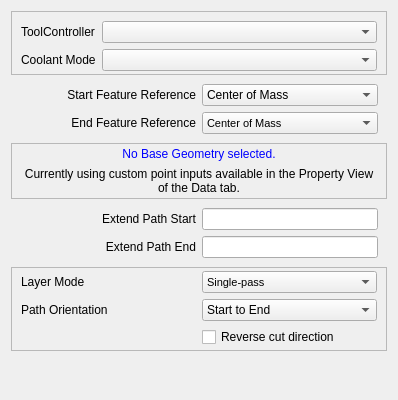
<?xml version="1.0" encoding="UTF-8"?>
<ui version="4.0">
 <class>Form</class>
 <widget class="QWidget" name="Form">
  <property name="geometry">
   <rect>
    <x>0</x>
    <y>0</y>
    <width>398</width>
    <height>400</height>
   </rect>
  </property>
  <property name="windowTitle">
   <string>Form</string>
  </property>
  <property name="styleSheet">
   <string notr="true"/>
  </property>
  <layout class="QVBoxLayout" name="verticalLayout">
   <item>
    <widget class="QFrame" name="toolOptions">
     <property name="frameShape">
      <enum>QFrame::StyledPanel</enum>
     </property>
     <property name="frameShadow">
      <enum>QFrame::Raised</enum>
     </property>
     <layout class="QFormLayout" name="formLayout">
      <property name="bottomMargin">
       <number>3</number>
      </property>
      <item row="0" column="0">
       <widget class="QLabel" name="toolController_label">
        <property name="text">
         <string>ToolController</string>
        </property>
       </widget>
      </item>
      <item row="0" column="1">
       <widget class="QComboBox" name="toolController">
        <property name="toolTip">
         <string>&lt;html&gt;&lt;head/&gt;&lt;body&gt;&lt;p&gt;The tool and its settings to be used for this operation.&lt;/p&gt;&lt;/body&gt;&lt;/html&gt;</string>
        </property>
       </widget>
      </item>
      <item row="1" column="1">
       <widget class="QComboBox" name="coolantController"/>
      </item>
      <item row="1" column="0">
       <widget class="QLabel" name="coolantController_label">
        <property name="text">
         <string>Coolant Mode</string>
        </property>
       </widget>
      </item>
     </layout>
    </widget>
   </item>
   <item>
    <widget class="QFrame" name="featureReferences">
     <layout class="QGridLayout" name="gridLayout_3">
      <property name="topMargin">
       <number>3</number>
      </property>
      <property name="bottomMargin">
       <number>3</number>
      </property>
      <item row="0" column="1">
       <widget class="QComboBox" name="geo1Reference">
        <property name="enabled">
         <bool>true</bool>
        </property>
        <property name="sizePolicy">
         <sizepolicy hsizetype="Preferred" vsizetype="Fixed">
          <horstretch>0</horstretch>
          <verstretch>0</verstretch>
         </sizepolicy>
        </property>
        <property name="toolTip">
         <string notr="true">&lt;html&gt;&lt;head/&gt;&lt;body&gt;&lt;p&gt;Choose what point to use on the first selected feature.&lt;/p&gt;&lt;/body&gt;&lt;/html&gt;</string>
        </property>
        <property name="editable">
         <bool>false</bool>
        </property>
        <item>
         <property name="text">
          <string>Center of Mass</string>
         </property>
        </item>
        <item>
         <property name="text">
          <string>Center of BoundBox</string>
         </property>
        </item>
        <item>
         <property name="text">
          <string>Lowest Point</string>
         </property>
        </item>
        <item>
         <property name="text">
          <string>Highest Point</string>
         </property>
        </item>
        <item>
         <property name="text">
          <string>Long Edge</string>
         </property>
        </item>
        <item>
         <property name="text">
          <string>Short Edge</string>
         </property>
        </item>
        <item>
         <property name="text">
          <string>Vertex</string>
         </property>
        </item>
       </widget>
      </item>
      <item row="0" column="0">
       <widget class="QLabel" name="geo1Reference_label">
        <property name="text">
         <string>Start Feature Reference</string>
        </property>
        <property name="alignment">
         <set>Qt::AlignRight|Qt::AlignTrailing|Qt::AlignVCenter</set>
        </property>
       </widget>
      </item>
      <item row="1" column="0">
       <widget class="QLabel" name="geo2Reference_label">
        <property name="sizePolicy">
         <sizepolicy hsizetype="Preferred" vsizetype="Preferred">
          <horstretch>0</horstretch>
          <verstretch>0</verstretch>
         </sizepolicy>
        </property>
        <property name="text">
         <string>End Feature Reference</string>
        </property>
        <property name="alignment">
         <set>Qt::AlignRight|Qt::AlignTrailing|Qt::AlignVCenter</set>
        </property>
       </widget>
      </item>
      <item row="1" column="1">
       <widget class="QComboBox" name="geo2Reference">
        <property name="sizePolicy">
         <sizepolicy hsizetype="Preferred" vsizetype="Fixed">
          <horstretch>0</horstretch>
          <verstretch>0</verstretch>
         </sizepolicy>
        </property>
        <property name="font">
         <font>
          <pointsize>8</pointsize>
         </font>
        </property>
        <property name="toolTip">
         <string notr="true">&lt;html&gt;&lt;head/&gt;&lt;body&gt;&lt;p&gt;Choose what point to use on the second selected feature.&lt;/p&gt;&lt;/body&gt;&lt;/html&gt;</string>
        </property>
        <property name="editable">
         <bool>false</bool>
        </property>
        <item>
         <property name="text">
          <string>Center of Mass</string>
         </property>
        </item>
        <item>
         <property name="text">
          <string>Center of BoundBox</string>
         </property>
        </item>
        <item>
         <property name="text">
          <string>Lowest Point</string>
         </property>
        </item>
        <item>
         <property name="text">
          <string>Highest Point</string>
         </property>
        </item>
        <item>
         <property name="text">
          <string>Vertex</string>
         </property>
        </item>
       </widget>
      </item>
     </layout>
    </widget>
   </item>
   <item>
    <widget class="QFrame" name="customPoints">
     <property name="frameShape">
      <enum>QFrame::StyledPanel</enum>
     </property>
     <property name="frameShadow">
      <enum>QFrame::Raised</enum>
     </property>
     <layout class="QVBoxLayout" name="verticalLayout_2">
      <property name="topMargin">
       <number>3</number>
      </property>
      <property name="bottomMargin">
       <number>3</number>
      </property>
      <item>
       <widget class="QLabel" name="noBaseGeometry">
        <property name="font">
         <font>
          <pointsize>9</pointsize>
          <weight>50</weight>
          <bold>false</bold>
         </font>
        </property>
        <property name="toolTip">
         <string>&lt;html&gt;&lt;head/&gt;&lt;body&gt;&lt;p&gt;No Base Geometry selected.&lt;/p&gt;&lt;/body&gt;&lt;/html&gt;</string>
        </property>
        <property name="styleSheet">
         <string notr="true">color:blue</string>
        </property>
        <property name="text">
         <string>No Base Geometry selected.</string>
        </property>
        <property name="alignment">
         <set>Qt::AlignCenter</set>
        </property>
        <property name="wordWrap">
         <bool>true</bool>
        </property>
       </widget>
      </item>
      <item>
       <widget class="QLabel" name="usingCustomPoints">
        <property name="toolTip">
         <string>&lt;html&gt;&lt;head/&gt;&lt;body&gt;&lt;p&gt;Currently using custom point inputs in the Property View of the Data tab.&lt;/p&gt;&lt;/body&gt;&lt;/html&gt;</string>
        </property>
        <property name="text">
         <string>Currently using custom point inputs available in the Property View of the Data tab.</string>
        </property>
        <property name="alignment">
         <set>Qt::AlignCenter</set>
        </property>
        <property name="wordWrap">
         <bool>true</bool>
        </property>
       </widget>
      </item>
     </layout>
    </widget>
   </item>
   <item>
    <widget class="QFrame" name="extendPath">
     <layout class="QGridLayout" name="gridLayout_2">
      <property name="topMargin">
       <number>3</number>
      </property>
      <property name="bottomMargin">
       <number>3</number>
      </property>
      <item row="3" column="0">
       <widget class="QLabel" name="geo2Extensionlabel">
        <property name="text">
         <string>Extend Path End</string>
        </property>
        <property name="alignment">
         <set>Qt::AlignRight|Qt::AlignTrailing|Qt::AlignVCenter</set>
        </property>
       </widget>
      </item>
      <item row="3" column="1">
       <widget class="Gui::InputField" name="geo2Extension">
        <property name="sizePolicy">
         <sizepolicy hsizetype="Preferred" vsizetype="Fixed">
          <horstretch>0</horstretch>
          <verstretch>0</verstretch>
         </sizepolicy>
        </property>
        <property name="toolTip">
         <string>&lt;html&gt;&lt;head/&gt;&lt;body&gt;&lt;p&gt;Positive extends the end of the path, negative shortens.&lt;/p&gt;&lt;/body&gt;&lt;/html&gt;</string>
        </property>
        <property name="unit" stdset="0">
         <string notr="true"/>
        </property>
       </widget>
      </item>
      <item row="0" column="1">
       <widget class="Gui::InputField" name="geo1Extension">
        <property name="sizePolicy">
         <sizepolicy hsizetype="Preferred" vsizetype="Fixed">
          <horstretch>0</horstretch>
          <verstretch>0</verstretch>
         </sizepolicy>
        </property>
        <property name="toolTip">
         <string>&lt;html&gt;&lt;head/&gt;&lt;body&gt;&lt;p&gt;Positive extends the beginning of the path, negative shortens.&lt;/p&gt;&lt;/body&gt;&lt;/html&gt;</string>
        </property>
        <property name="unit" stdset="0">
         <string notr="true"/>
        </property>
       </widget>
      </item>
      <item row="0" column="0">
       <widget class="QLabel" name="geo1Extension_label">
        <property name="sizePolicy">
         <sizepolicy hsizetype="Preferred" vsizetype="Preferred">
          <horstretch>0</horstretch>
          <verstretch>0</verstretch>
         </sizepolicy>
        </property>
        <property name="text">
         <string>Extend Path Start</string>
        </property>
        <property name="alignment">
         <set>Qt::AlignRight|Qt::AlignTrailing|Qt::AlignVCenter</set>
        </property>
       </widget>
      </item>
     </layout>
    </widget>
   </item>
   <item>
    <widget class="QFrame" name="pathOptions">
     <property name="frameShape">
      <enum>QFrame::StyledPanel</enum>
     </property>
     <property name="frameShadow">
      <enum>QFrame::Raised</enum>
     </property>
     <layout class="QGridLayout" name="gridLayout">
      <property name="topMargin">
       <number>3</number>
      </property>
      <property name="bottomMargin">
       <number>3</number>
      </property>
      <item row="0" column="0">
       <widget class="QLabel" name="layerMode_label">
        <property name="text">
         <string>Layer Mode</string>
        </property>
       </widget>
      </item>
      <item row="1" column="1">
       <widget class="QComboBox" name="pathOrientation">
        <property name="toolTip">
         <string notr="true">&lt;html&gt;&lt;head/&gt;&lt;body&gt;&lt;p&gt;Choose the path orientation with regard to the feature(s) selected.&lt;/p&gt;&lt;/body&gt;&lt;/html&gt;</string>
        </property>
        <item>
         <property name="text">
          <string>Start to End</string>
         </property>
        </item>
        <item>
         <property name="text">
          <string>Perpendicular</string>
         </property>
        </item>
       </widget>
      </item>
      <item row="1" column="0">
       <widget class="QLabel" name="pathOrientation_label">
        <property name="text">
         <string>Path Orientation</string>
        </property>
       </widget>
      </item>
      <item row="0" column="1">
       <widget class="QComboBox" name="layerMode">
        <property name="font">
         <font>
          <pointsize>8</pointsize>
         </font>
        </property>
        <property name="toolTip">
         <string notr="true">&lt;html&gt;&lt;head/&gt;&lt;body&gt;&lt;p&gt;Complete the operation in a single pass at depth, or mulitiple passes to final depth.&lt;/p&gt;&lt;/body&gt;&lt;/html&gt;</string>
        </property>
        <item>
         <property name="text">
          <string>Single-pass</string>
         </property>
        </item>
        <item>
         <property name="text">
          <string>Multi-pass</string>
         </property>
        </item>
       </widget>
      </item>
      <item row="2" column="1">
       <widget class="QCheckBox" name="reverseDirection">
        <property name="toolTip">
         <string>&lt;html&gt;&lt;head/&gt;&lt;body&gt;&lt;p&gt;Enable to reverse the cut direction of the slot path.&lt;/p&gt;&lt;/body&gt;&lt;/html&gt;</string>
        </property>
        <property name="text">
         <string>Reverse cut direction</string>
        </property>
       </widget>
      </item>
     </layout>
    </widget>
   </item>
   <item>
    <spacer name="verticalSpacer">
     <property name="orientation">
      <enum>Qt::Vertical</enum>
     </property>
     <property name="sizeHint" stdset="0">
      <size>
       <width>20</width>
       <height>40</height>
      </size>
     </property>
    </spacer>
   </item>
  </layout>
 </widget>
 <customwidgets>
  <customwidget>
   <class>Gui::InputField</class>
   <extends>QLineEdit</extends>
   <header>Gui/InputField.h</header>
  </customwidget>
 </customwidgets>
 <tabstops>
  <tabstop>toolController</tabstop>
  <tabstop>coolantController</tabstop>
  <tabstop>geo1Reference</tabstop>
  <tabstop>geo2Reference</tabstop>
  <tabstop>geo1Extension</tabstop>
  <tabstop>geo2Extension</tabstop>
  <tabstop>layerMode</tabstop>
  <tabstop>pathOrientation</tabstop>
  <tabstop>reverseDirection</tabstop>
 </tabstops>
 <resources/>
 <connections/>
</ui>
